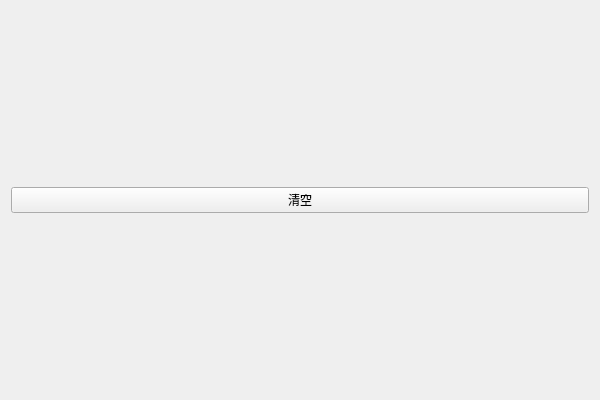
<?xml version="1.0" encoding="UTF-8"?>
<ui version="4.0">
 <class>QtAlternateHtmlClass</class>
 <widget class="QMainWindow" name="QtAlternateHtmlClass">
  <property name="geometry">
   <rect>
    <x>0</x>
    <y>0</y>
    <width>600</width>
    <height>400</height>
   </rect>
  </property>
  <property name="windowTitle">
   <string>QtAlternateHtml</string>
  </property>
  <widget class="QWidget" name="centralWidget">
   <layout class="QVBoxLayout" name="verticalLayout">
    <item>
     <widget class="QPushButton" name="pushButton">
      <property name="text">
       <string>清空</string>
      </property>
     </widget>
    </item>
   </layout>
  </widget>
 </widget>
 <layoutdefault spacing="6" margin="11"/>
 <resources>
  <include location="qtalternatehtml.qrc"/>
 </resources>
 <connections/>
</ui>
